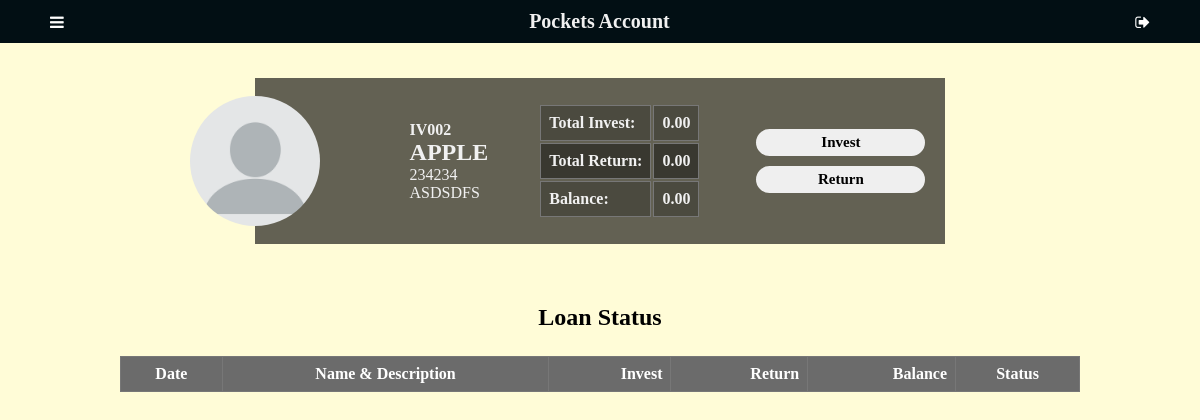
/lenderprofile/2 (signed in), run on an earlier commit of the app's database.
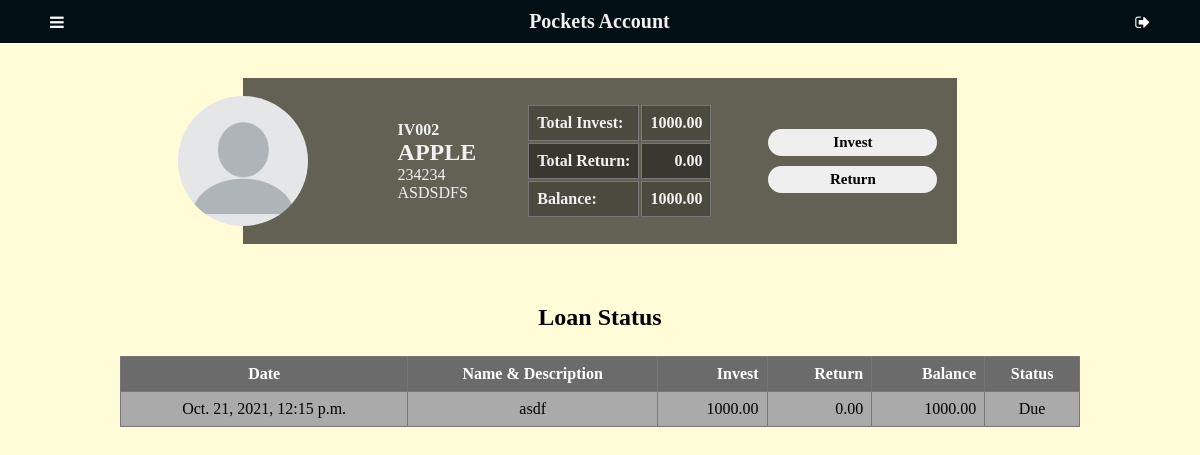
And on a later commit of the database.
### app/models.py (models this page shows)
class Invest(models.Model):
    lender = models.ForeignKey(Lender, on_delete=models.SET_NULL, blank=True, null=True)
    description = models.TextField(blank=True, null= True)
    invest = models.IntegerField(default=0, null=True, blank=True)
    retern = models.IntegerField(default=0, null=True, blank=True)
    balance = models.IntegerField(default=0, null=True, blank=True)
    date = models.DateTimeField(auto_now_add=True)
    status = models.BooleanField(default=False, null=True, blank=False)

### app/views.py (the view)
# urls.py: path('lenderprofile/<int:id>', views.lenderprofile, name='lenderprofile'),
@login_required(login_url='login')
def lenderprofile(request, id):
    profile = Lender.objects.get(id=id)
    accounts = Invest.objects.filter(lender=profile).order_by('date')
    total_invest, total_return, b = total_count_lender(accounts)
    return render(request, "app/lenderprofile.html",{
        "profile": profile,
        "accounts": accounts,
        "total_return": total_return,
        "total_invest": total_invest,
        "Due": b,
    })

### app/models.py (called while the page is built)
    def __str__(self):
        return "IV00" +str(self.id)

### app/views.py (called while the page is built)
def total_count_lender(accounts):
    total_invest = 0
    total_return = 0
    b = 0
    for account in accounts:
        total_invest = total_invest + account.invest
        total_return = total_return + account.retern
    b = total_invest - total_return
    return total_invest, total_return, b

### app/templates/app/lenderprofile.html (shortened to what this page needs)
{% extends "app/layout.html" %}
{% block body %}
<main>
    <div class="profile">
        <div class="mainprofile">
            <img src="{% static 'app/img/avatar.png' %}" alt="Avatar" class="avatar" />
            <div class="userprofile">
                <h4>{{ profile }}</h4>
                <h2>{{ profile.lenderName }}</h2>
                <p>{{ profile.phone }}</p>
                <p>{{ profile.address }}</p>
            </div>
        </div>
        <div class="totaldebitdeposit">
          <table id="totalid">
            <tr>
                <td><h4 class="lalign">Total Invest:</h4></td>
                <td class="ralign"><h4>{{ total_invest|floatformat:2 }}</h4></td>
            </tr>
            <tr>
                <td><h4 class="lalign">Total Return:</h4></td>
                <td class="ralign"><h4> {{ total_return|floatformat:2 }} </h4></td>
            </tr>
            <tr>
                <td><h4 class="lalign">Balance:</h4></td>
                <td class="ralign"><h4>{{ Due|floatformat:2 }}</h4></td>
            </tr>
        </table>
        </div>
        <div class="buttons">
            <button type="button" onclick="ModalFunc(loanbtn)" id="loanbtn">Invest</button>
            <button type="button" onclick="ModalFunc(depositbtn)" id="depositbtn">Return</button>
        </div>
    </div>
    <div class="tablecontainer" style="margin: 0 0">
        <h2>Loan Status</h2>
        <table>
            <tr>
                <th>Date</th>
                <th>Name & Description</th>
                <th class="ralign">Invest</th>
                <th class="ralign">Return</th>
                <th class="ralign">Balance</th>
                <th>Status</th>
            </tr>
            {% for account in accounts %}
              <tr>
                <td>{{ account.date }}</td>
                <td>{{ account.description }}</td>
                <td class="ralign">{{ account.invest|floatformat:2  }}</td>
                <td class="ralign">{{ account.retern|floatformat:2 }}</td>
                <td class="ralign">{{ account.balance|floatformat:2 }}</td>
                {% if account.status %}
                  <td>Paid</td>
                {% else %}
                <td>Due</td>
                {% endif %}
              </tr>
            {% endfor %}
        </table>
    </div>
</main>
{% endblock %}

What changed in the data, as far as the page shows it:
added Invest: date "Oct. 21, 2021, 12:15 p.m.", description "asdf", invest "1000.00", retern "0.00", balance "1000.00", status "Due"
Also different on the page:
{{ total_invest|floatformat:2 }}: "0.00" → "1000.00"
{{ Due|floatformat:2 }}: "0.00" → "1000.00"
